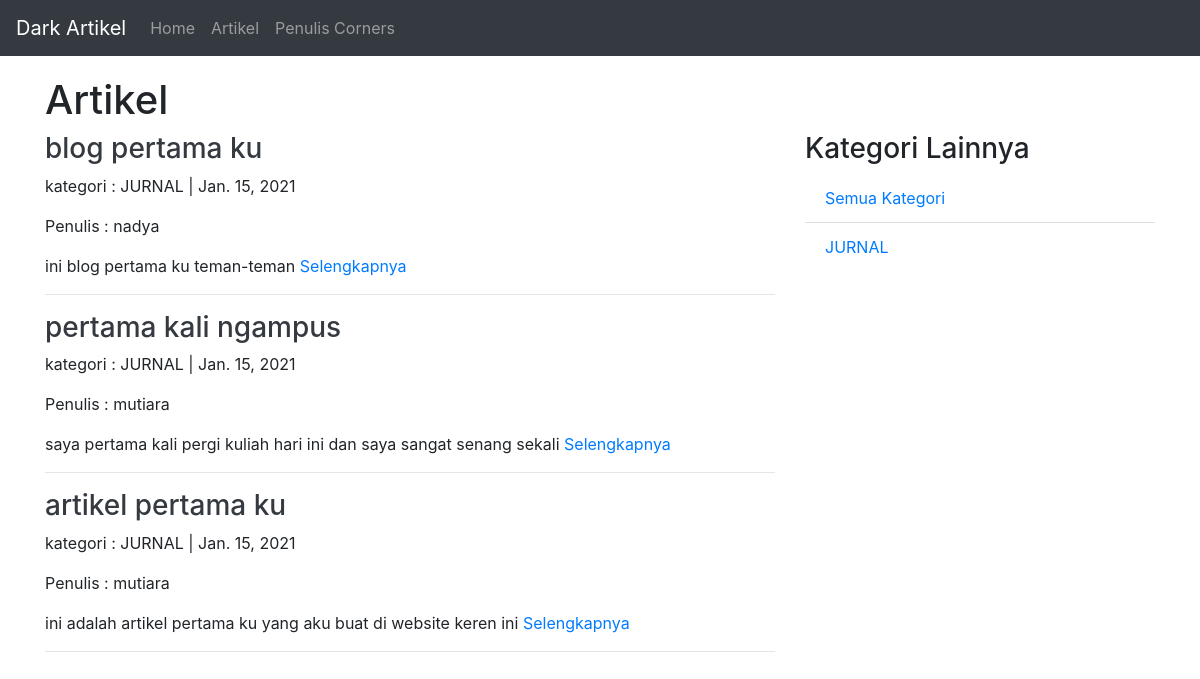
The page /artikel/1/ on the database its author committed.
### artikel/models.py (models this page shows, shortened)
class Artikel(models.Model):
    judul = models.CharField(max_length=200,null=True)
    isi = models.TextField(null=True)
    KATEGORI_TYPE = (
        ('JURNAL','Jurnal'),
        ('GOSIP','Gosip'),
        ('TRAVELING','Traveling'),
    )
    kategori = models.CharField(null=True, blank=True, choices=KATEGORI_TYPE,max_length=200)
    penulis = models.ForeignKey(Penulis,null=True,on_delete=models.SET_NULL)
    slug = models.SlugField(blank=True, editable=False)
    published = models.DateTimeField(auto_now_add=True, null=True)
    updated = models.DateTimeField(auto_now=True, null=True)

### penulis/models.py (models this page shows)
class Penulis(models.Model):
    user = models.OneToOneField(User,null=True,blank=True,on_delete=models.CASCADE)
    nama = models.CharField(max_length=200, null=True)
    phone = models.CharField(max_length=20,null=True)
    email = models.CharField(max_length=200,null=True)
    profile_pic = models.ImageField(default = 'profile1.png', null = True, blank = True)
    date_created = models.DateTimeField(auto_now_add=True,null=True)
    def __str__(self):
        return "{}".format(self.nama)

### artikel/views.py (the view)
# urls.py: re_path(r'^artikel/(?P<page>\d+)/$',ArtikelListView.as_view(),name='home'),
class ArtikelListView(ListView):
    model = Artikel
    template_name = 'artikel/artikel_list.html'
    context_object_name = 'artikel'
    ordering = ['-published']
    paginate_by = 3
    def get_context_data(self, *args, **kwargs):
        kategoriList = self.model.objects.values_list('kategori',flat=True).distinct()
        data_context = {
            'page_title':'Artikel',
            'kategorilist':kategoriList,
        }
        self.kwargs.update(data_context)
        kwargs = self.kwargs
        return super().get_context_data(*args, **kwargs)

### artikel/templates/artikel/artikel_list.html (shortened to what this page needs)
{% extends 'base.html' %}
{% block content %}
    <h1>{{page_title}}</h1>
    <div class="row">
        <div class="col-md-8">
            {% for dataartikel in artikel %}
                <h3><a class="text-dark" href="{% url 'artikel:detail' dataartikel.slug %}">{{dataartikel.judul}}</a></h3>
                <p>kategori : {{dataartikel.kategori}} | {{dataartikel.published|date}}</p>
                <p>Penulis : {{dataartikel.penulis}}</p>
                <p>{{dataartikel.isi|truncatewords:20}} <a href="{% url 'artikel:detail' dataartikel.slug %}">Selengkapnya</a></p>
                <hr>
            {% empty %}
                <h2>Nothing Artikel in Here</h2>
            {% endfor %}
        </div>
        <div class="col-sm">
            <h3>Kategori Lainnya</h3>
            <ul class="list-group list-group-flush">
                <li class="list-group-item">
                    <a href="{% url 'artikel:home' 1 %}">Semua Kategori</a>
                </li>
                {% for kategori in kategorilist %}
                    <li class="list-group-item">
                        <a href="{% url 'artikel:kategori-list' kategori 1 %}">{{kategori}}</a>
                    </li>
                {% endfor %}
            </ul>
        </div>
    </div>
{% endblock content %}

### rows shown on the page
Artikel: judul "blog pertama ku", kategori "JURNAL", published "Jan. 15, 2021", penulis "nadya", isi "ini blog pertama ku teman-teman"
Artikel: judul "pertama kali ngampus", kategori "JURNAL", published "Jan. 15, 2021", penulis "mutiara", isi "saya pertama kali pergi kuliah hari ini dan saya sangat senang sekali"
Artikel: judul "artikel pertama ku", kategori "JURNAL", published "Jan. 15, 2021", penulis "mutiara", isi "ini adalah artikel pertama ku yang aku buat di website keren ini"

### other values the page prints
{{ page_title }} "Artikel"
{{ kategori }} "JURNAL"
